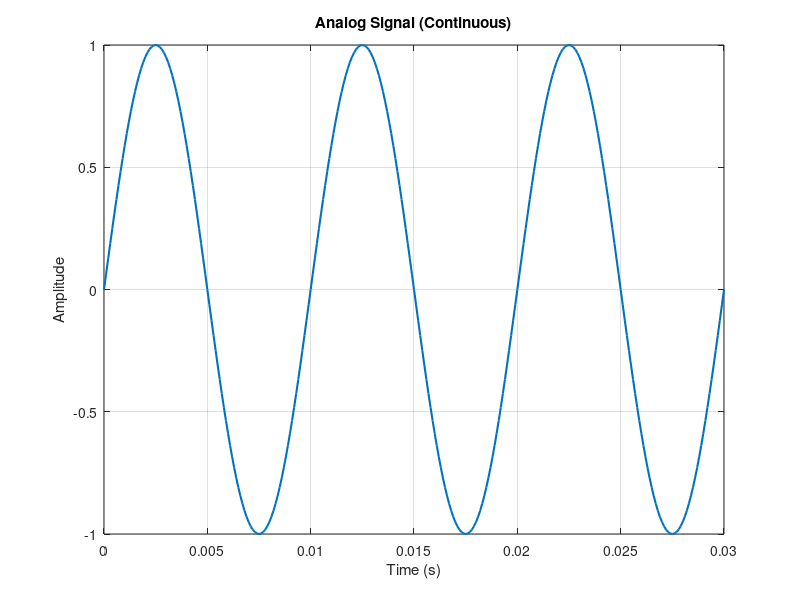
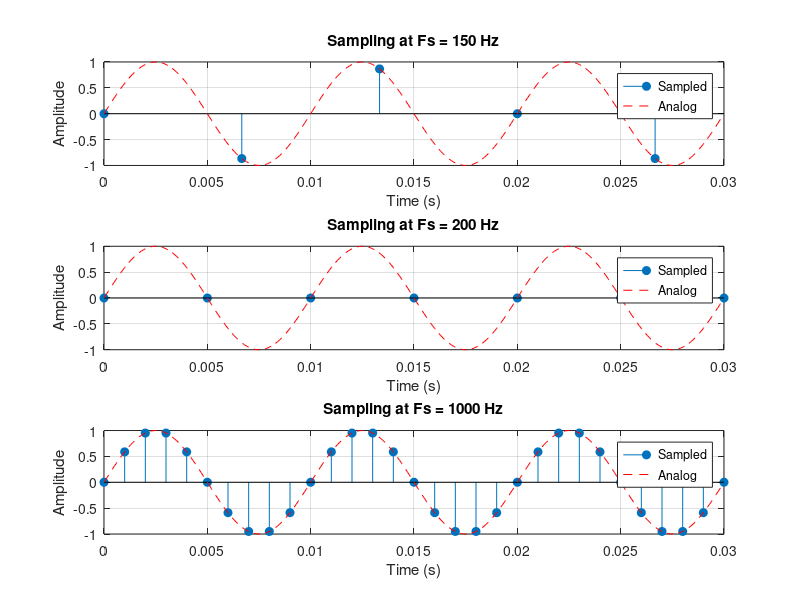

Write MATLAB code to recreate these figures, in order. (Note: this script raises an error after producing the figures.)

%% Analog to Digital Signal Simulation
% Compare Sampling Frequencies and Quantization Levels
clear; clc; close all;

%% 1. Generate Analog Signal
f = 100;                     % Signal frequency (Hz)
t = 0:0.0001:0.03;           % Continuous-like time
x_analog = sin(2*pi*f*t);    % Analog signal

figure;
plot(t, x_analog, 'LineWidth', 1.5);
title('Analog Signal (Continuous)');
xlabel('Time (s)'); ylabel('Amplitude');
grid on;

%% 2. Sampling (Below, At, and Above Nyquist)
Fs_list = [150, 200, 1000];  % Below, At, Above Nyquist (2*f = 200 Hz)

figure;
for i = 1:length(Fs_list)
    Fs = Fs_list(i);
    Ts = 1/Fs;
    n = 0:Ts:0.03;
    x_s = sin(2*pi*f*n);
    
    subplot(3,1,i);
    stem(n, x_s, 'filled');
    hold on; plot(t, x_analog, 'r--');
    title(['Sampling at Fs = ' num2str(Fs) ' Hz']);
    xlabel('Time (s)'); ylabel('Amplitude');
    legend('Sampled','Analog');
    grid on;
end
sgtitle('Sampling Comparison (Below / At / Above Nyquist)');

%% 3. Quantization (8, 16, 64 Levels)
Fs = 1000;                   % Use high sampling frequency
Ts = 1/Fs;
n = 0:Ts:0.03;
x_s = sin(2*pi*f*n);         % Sampled signal

levels_list = [8, 16, 64];   % Quantization levels

figure;
for i = 1:length(levels_list)
    L = levels_list(i);
    q_step = 2 / L;                        % Step size for normalized range (-1 to 1)
    x_q = round(x_s / q_step) * q_step;    % Quantization
    
    subplot(3,1,i);
    stem(n, x_q, 'filled');
    hold on; plot(n, x_s, 'r--');
    title([num2str(L) ' Levels Quantization']);
    xlabel('Time (s)'); ylabel('Amplitude');
    legend('Quantized','Sampled');
    grid on;
end
sgtitle('Quantization Comparison (8 / 16 / 64 Levels)');

%% 4. Summary
fprintf('\nSimulation Complete!\n');
fprintf('Sampling Frequencies Tested: %s Hz\n', num2str(Fs_list));
fprintf('Quantization Levels Tested: %s\n', num2str(levels_list));
fprintf('Observe: Below Nyquist -> Distortion (Aliasing)\n');
fprintf('          More Levels -> Better Signal Quality\n');
